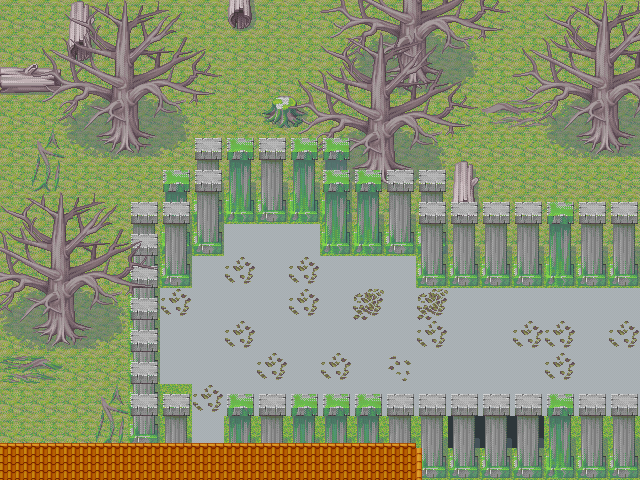

Rendered tile map (Tiled .tmx) drawn with the repository's tilesets; below, a short description and the full map source, tile grids included:
An orthogonal 20x15 tile map with 32x32 px tiles, 8 tile layers (layer0, layer1, layer2, layer3, ...), 2 tilesets.

<map version="1.9" tiledversion="1.9.2" orientation="orthogonal" renderorder="right-down" width="20" height="15" tilewidth="32" tileheight="32" infinite="0" nextlayerid="9" nextobjectid="1">
 <tileset firstgid="1" source="res/003-Forest01.tsx" />
 <tileset firstgid="409" source="res/add_more.tsx" />
 <layer id="8" name="layer0" width="20" height="15" locked="1">
  <data encoding="csv">
0,0,0,0,0,0,0,0,0,0,0,0,0,0,0,0,0,0,0,0,
0,0,0,0,0,0,0,0,0,0,0,0,0,0,0,0,0,0,0,0,
0,0,0,0,0,0,0,0,0,0,0,0,0,0,0,0,0,0,0,0,
0,0,0,0,0,0,0,0,0,0,0,0,0,0,0,0,0,0,0,0,
0,0,0,0,0,0,0,0,0,0,0,0,0,0,0,0,0,0,0,0,
0,0,0,0,0,0,0,0,0,0,0,0,0,0,0,0,0,0,0,0,
0,0,0,0,0,0,0,0,0,0,0,0,0,0,0,0,0,0,0,0,
0,0,0,0,0,0,0,720,720,720,0,0,0,0,0,0,0,0,0,0,
0,0,0,0,0,0,720,720,720,720,720,720,720,0,0,0,0,0,0,0,
0,0,0,0,0,720,720,720,720,720,720,720,720,720,720,720,720,720,720,720,
0,0,0,0,0,720,720,720,720,720,720,720,720,720,720,720,720,720,720,720,
0,0,0,0,0,720,720,720,720,720,720,720,720,720,720,720,720,720,720,720,
0,0,0,0,0,720,720,720,720,720,720,720,720,720,720,720,720,720,720,720,
0,0,0,0,0,0,720,0,0,0,0,0,0,0,0,0,0,0,0,0,
0,0,0,0,0,0,0,0,0,0,0,0,0,0,0,0,0,0,0,0
</data>
 </layer>
 <layer id="1" name="layer1" width="20" height="15" locked="1">
  <data encoding="csv">
3,3,3,3,3,3,3,3,3,3,3,3,3,3,3,3,3,3,3,3,
3,3,3,3,3,3,3,3,3,3,3,3,3,3,3,3,3,3,3,3,
3,3,3,3,3,3,3,3,3,3,3,3,3,3,3,3,3,3,3,3,
3,3,3,3,3,3,3,3,3,3,3,3,3,3,3,3,3,3,3,3,
3,3,3,3,3,3,3,3,3,3,3,3,3,3,3,3,3,3,3,3,
3,3,3,3,3,3,3,3,3,3,3,3,3,3,3,3,3,3,3,3,
3,3,3,3,3,3,1,1,1,1,1,3,3,3,3,3,3,3,3,3,
3,3,3,3,3,1,1,9,9,9,1,1,1,1,3,3,3,3,3,3,
3,3,3,3,1,1,9,9,9,9,9,9,9,1,1,1,1,1,1,1,
3,3,3,3,1,9,9,9,9,9,9,9,9,9,9,9,9,9,9,9,
3,3,3,3,1,9,9,9,9,9,9,9,9,9,9,9,9,9,9,9,
3,3,3,3,1,9,9,9,9,9,9,9,9,9,9,9,9,9,9,9,
3,3,3,3,1,1,9,9,9,9,9,9,9,9,9,9,9,9,9,9,
3,3,3,3,1,1,9,1,1,1,1,1,1,1,9,9,9,1,1,1,
436,436,436,436,436,436,436,436,436,436,436,436,436,1,1,1,1,1,1,1
</data>
 </layer>
 <layer id="2" name="layer2" width="20" height="15" locked="1">
  <data encoding="csv">
0,0,0,0,0,0,0,0,0,0,0,0,0,0,0,0,0,0,0,0,
0,0,0,0,0,0,0,0,0,0,0,0,0,0,0,0,0,0,0,0,
0,0,0,0,0,0,0,0,0,0,0,0,0,0,0,0,0,0,0,0,
0,0,0,0,0,0,0,0,0,0,0,0,0,0,0,0,0,0,0,0,
0,0,0,0,0,0,0,0,0,0,0,0,0,0,0,0,0,0,0,0,
0,0,0,0,0,0,120,119,120,119,119,0,0,0,0,0,0,0,0,0,
0,0,0,0,0,119,128,127,128,127,127,119,120,120,0,0,0,0,0,0,
0,0,0,0,120,127,0,0,0,0,0,127,128,128,120,120,120,119,120,120,
0,0,0,0,128,0,0,7,0,7,0,0,0,0,128,128,128,127,128,128,
0,0,0,0,128,7,0,0,0,7,0,6,0,6,0,0,0,0,0,0,
0,0,0,0,128,0,0,7,0,0,0,0,0,7,0,0,7,7,0,7,
0,0,0,0,128,0,0,0,7,0,7,0,8,0,0,0,0,7,0,0,
0,0,0,0,128,0,7,0,0,0,0,0,0,0,0,0,0,0,0,0,
0,0,0,0,128,120,0,119,120,119,119,119,120,120,120,120,120,119,120,120,
0,0,0,0,0,0,0,0,0,0,0,0,0,128,128,128,128,127,128,128
</data>
 </layer>
 <layer id="5" name="layer3" width="20" height="15" locked="1">
  <data encoding="csv">
0,0,21,0,0,0,0,29,0,0,49,50,51,52,53,54,0,0,0,0,
0,0,29,0,0,0,0,0,0,0,57,58,59,60,61,62,0,0,0,0,
27,28,0,0,0,0,0,0,0,0,65,66,67,68,69,70,0,0,0,0,
0,0,0,0,0,0,0,0,25,26,0,0,0,0,0,0,0,0,0,0,
0,0,0,0,0,0,0,0,0,0,0,0,0,0,0,0,0,0,0,0,
0,0,0,0,0,0,0,0,0,0,0,0,0,0,21,0,0,0,0,0,
0,0,0,0,0,0,0,0,0,0,0,0,0,0,29,0,0,0,0,0,
0,0,0,0,0,0,0,0,0,0,0,0,0,0,0,0,0,0,0,0,
0,0,0,0,0,0,0,0,0,0,0,0,0,0,0,0,0,0,0,0,
0,0,0,0,0,0,0,0,0,0,0,0,0,0,0,0,0,0,0,0,
0,0,0,0,0,0,0,0,0,0,0,0,0,0,0,0,0,0,0,0,
0,0,0,0,0,0,0,0,0,0,0,0,0,0,0,0,0,0,0,0,
0,0,0,0,0,0,0,0,0,0,0,0,0,0,0,0,0,0,0,0,
0,0,0,0,0,0,0,0,0,0,0,0,0,0,0,0,0,0,0,0,
0,0,0,0,0,0,0,0,0,0,0,0,0,0,0,0,0,0,0,0
</data>
 </layer>
 <layer id="7" name="layer4" width="20" height="15" locked="1">
  <data encoding="csv">
0,0,0,0,0,0,0,0,0,0,0,0,0,0,0,0,0,0,0,0,
0,0,0,0,0,0,0,0,0,0,0,0,0,0,0,0,0,0,0,0,
0,0,0,0,0,0,0,0,0,0,0,0,0,0,0,0,0,0,0,0,
0,0,0,0,0,0,0,0,0,0,0,0,0,0,0,23,24,0,0,0,
0,22,0,0,0,0,0,0,0,0,0,0,0,0,0,0,0,0,0,0,
0,30,0,0,0,0,0,0,0,0,0,0,0,0,0,0,0,0,0,0,
0,0,0,0,0,0,0,0,0,0,0,0,0,0,0,0,0,0,0,0,
0,0,0,0,0,0,0,0,0,0,0,0,0,0,0,0,0,0,0,0,
0,0,0,0,0,0,0,0,0,0,0,0,0,0,0,0,0,0,0,0,
0,0,0,0,0,0,0,0,0,0,0,0,0,0,0,0,0,0,0,0,
0,0,0,0,0,0,0,0,0,0,0,0,0,0,0,0,0,0,0,0,
39,40,0,0,0,0,0,0,0,0,0,0,0,0,0,0,0,0,0,0,
0,0,0,22,0,0,0,0,0,0,0,0,0,0,0,0,0,0,0,0,
0,0,0,30,0,0,0,0,0,0,0,0,0,0,0,0,0,0,0,0,
0,0,0,0,0,0,0,0,0,0,0,0,0,0,0,0,0,0,0,0
</data>
 </layer>
 <layer id="6" name="layer5" width="20" height="15" locked="1">
  <data encoding="csv">
0,0,0,0,0,0,0,0,0,0,0,0,0,0,0,0,0,0,0,0,
0,0,0,0,0,0,0,0,0,33,34,35,36,37,38,0,0,0,0,0,
0,0,0,0,0,0,0,0,0,41,42,43,44,45,46,0,0,0,0,0,
0,0,0,0,0,0,0,0,0,49,50,51,52,53,54,0,0,0,0,0,
0,0,0,0,0,0,0,0,0,57,58,59,60,61,62,0,0,0,0,0,
0,0,0,0,0,0,0,0,0,65,66,67,68,69,70,0,0,0,0,0,
0,0,0,0,0,0,0,0,0,0,0,0,0,0,0,0,0,0,0,0,
0,0,0,0,0,0,0,0,0,0,0,0,0,0,0,0,0,0,0,0,
0,0,0,0,0,0,0,0,0,0,0,0,0,0,0,0,0,0,0,0,
0,0,0,0,0,0,0,0,0,0,0,0,0,0,0,0,0,0,0,0,
0,0,0,0,0,0,0,0,0,0,0,0,0,0,0,0,0,0,0,0,
0,0,0,0,0,0,0,0,0,0,0,0,0,0,0,0,0,0,0,0,
0,0,0,0,0,0,0,0,0,0,0,0,0,0,0,0,0,0,0,0,
0,0,0,0,0,0,0,0,0,0,0,0,0,0,0,0,0,0,0,0,
0,0,0,0,0,0,0,0,0,0,0,0,0,0,0,0,0,0,0,0
</data>
 </layer>
 <layer id="3" name="layer6" width="20" height="15" locked="1">
  <data encoding="csv">
0,0,0,0,0,0,0,0,0,0,0,0,0,0,0,0,0,0,0,0,
0,0,0,0,0,0,0,0,0,0,0,0,0,0,0,0,0,0,0,0,
0,0,0,0,0,0,0,0,0,0,0,0,0,0,0,0,0,0,0,0,
0,0,0,0,0,0,0,0,0,0,0,0,0,0,0,0,0,0,0,0,
0,0,0,0,0,0,112,103,112,103,103,0,0,0,0,0,0,0,0,0,
0,0,0,0,0,103,112,0,0,0,103,103,112,112,0,0,0,0,0,0,
0,0,0,0,112,112,120,0,0,0,119,0,0,112,112,112,112,103,112,112,
0,0,0,0,112,120,128,0,0,0,127,0,0,120,0,0,0,0,0,0,
0,0,0,0,112,128,0,0,0,0,0,0,0,128,0,0,0,0,0,0,
0,0,0,0,112,0,0,0,0,0,0,0,0,0,0,0,0,0,0,0,
0,0,0,0,112,0,0,0,0,0,0,0,0,0,0,0,0,0,0,0,
0,0,0,0,112,0,0,0,0,0,0,0,0,0,0,0,0,0,0,0,
0,0,0,0,112,112,0,103,112,103,103,103,112,112,112,112,112,103,112,112,
271,271,271,271,271,271,271,271,271,271,271,271,271,0,0,0,0,0,0,0,
279,279,279,279,279,279,279,279,279,279,279,279,279,280,0,0,0,0,0,0
</data>
 </layer>
 <layer id="4" name="layer7" width="20" height="15" locked="1">
  <data encoding="csv">
0,33,34,35,36,37,38,0,0,0,0,0,0,0,0,0,0,34,35,36,
0,41,42,43,44,45,46,0,0,0,0,0,0,0,0,0,41,42,43,44,
0,49,50,51,52,53,54,0,0,33,0,0,0,0,0,70,49,50,51,52,
0,57,58,59,60,61,62,0,0,0,0,0,0,0,0,0,57,58,59,60,
0,65,66,67,68,69,70,0,0,0,0,0,0,0,0,0,65,66,67,68,
0,0,0,0,0,0,0,0,0,0,0,0,0,0,0,0,0,0,0,0,
34,35,36,37,38,0,0,0,0,65,0,0,0,0,70,0,0,0,0,0,
42,43,44,45,46,0,0,0,0,0,0,0,0,0,0,0,0,0,0,0,
50,51,52,53,54,0,0,0,0,0,0,0,0,0,0,0,0,0,0,0,
58,59,60,61,62,0,0,0,0,0,0,0,0,0,0,0,0,0,0,0,
66,67,68,69,70,0,0,0,0,0,0,0,0,0,0,0,0,0,0,0,
0,0,0,0,0,0,0,0,0,0,0,0,0,0,0,0,0,0,0,0,
0,0,0,0,0,0,0,0,0,0,0,0,0,0,0,0,0,0,0,0,
0,0,0,0,0,0,0,0,0,0,0,0,0,0,0,0,0,0,0,0,
0,0,0,0,0,0,0,0,0,0,0,0,0,0,0,0,0,0,0,0
</data>
 </layer>
</map>
